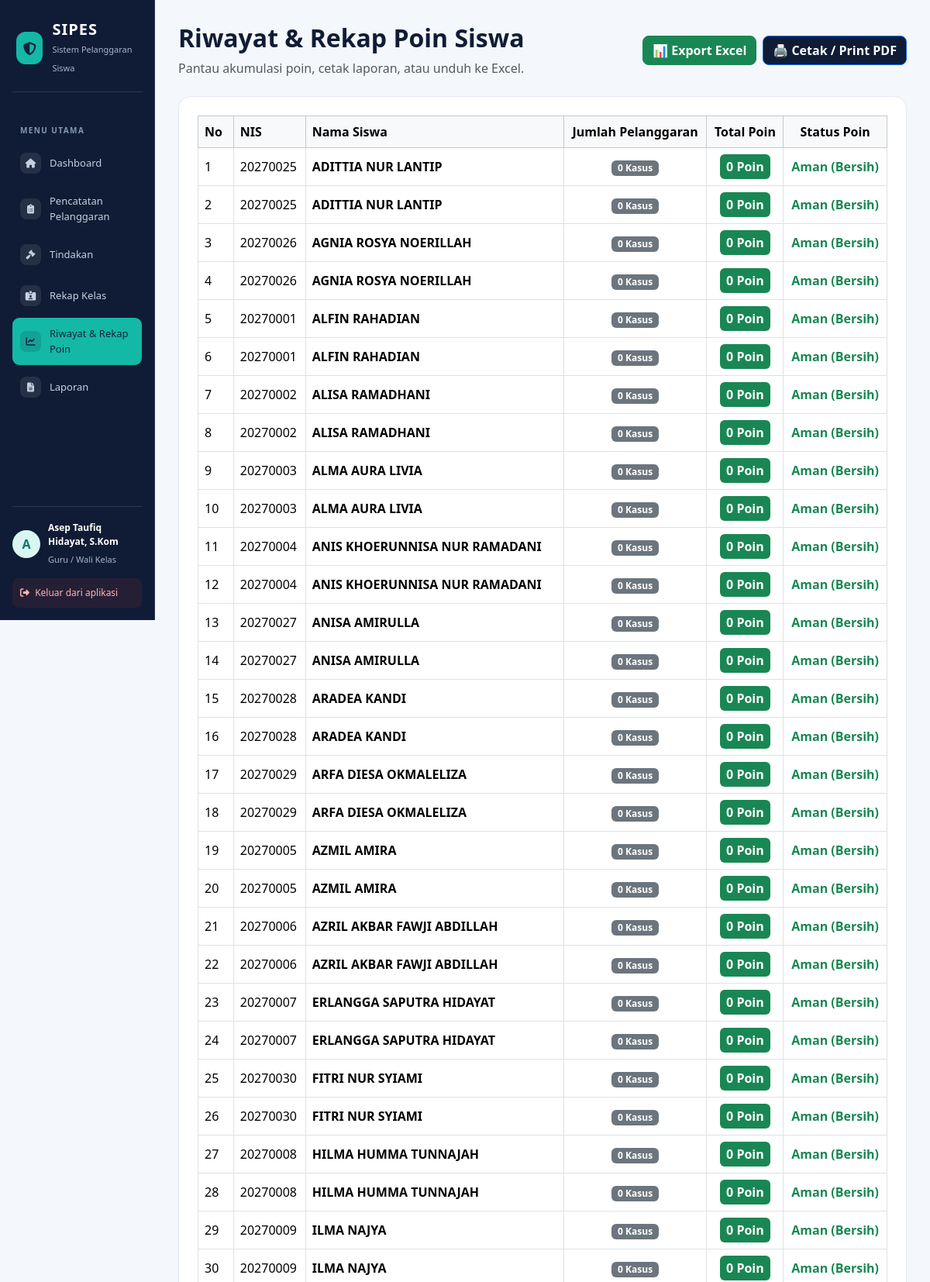
Screenshot of /rekap_poin.php (signed in, upper part) with the database file from the repository.
### tables this page shows
CREATE TABLE `t_siswa` (
  `id` int(11) NOT NULL,
  `nis` varchar(30) DEFAULT NULL,
  `nisn` varchar(20) NOT NULL,
  `nama` varchar(150) DEFAULT NULL,
  `jenis_kelamin` char(1) NOT NULL,
  `tanggal_lahir` date NOT NULL,
  `alamat` text NOT NULL,
  `status_aktif` tinyint(1) NOT NULL,
  `created_at` timestamp NOT NULL DEFAULT current_timestamp(),
  `updated_at` timestamp NOT NULL DEFAULT current_timestamp()
);

### rekap_poin.php (the view, shortened to what this page needs)
<?php
include 'config/koneksi.php';
    ?>
    <?php
$query = mysqli_query($koneksi, "
    SELECT
        s.id,
        s.nis,
        s.nama AS nama_siswa,
        COALESCE(SUM(ps.poin), 0) AS total_poin,
        COUNT(ps.id) AS jumlah_pelanggaran
    FROM t_siswa s
    LEFT JOIN t_pelanggaran_siswa ps
        ON s.id = ps.siswa_id
        AND LOWER(TRIM(COALESCE(ps.status, ''))) = 'selesai'
    GROUP BY s.id, s.nis, s.nama
    ORDER BY total_poin DESC, s.nama ASC
");
?>
<!DOCTYPE html>
<html lang="id">
<head>
    <link rel="stylesheet" href="https://cdnjs.cloudflare.com/ajax/libs/font-awesome/6.5.1/css/all.min.css">
    <link href="https://cdn.jsdelivr.net/npm/bootstrap@5.3.3/dist/css/bootstrap.min.css" rel="stylesheet">
</head>
<body>
    <div class="no-print">
        <?php include 'includes/sidebar.php'; ?>
    </div>
    <main class="main-content">
        <div class="container-fluid p-0">
            <div class="d-flex justify-content-between align-items-center mb-4 no-print">
                <div>
                    <h2 class="fw-bold" style="color: var(--navy)">
                        Riwayat & Rekap Poin Siswa
                    </h2>
                    <p class="text-muted m-0">
                        Pantau akumulasi poin, cetak laporan, atau unduh ke Excel.
                    </p>
                </div>
                <div class="d-flex gap-2">
                    <a href="rekap_poin.php?export=excel" class="btn btn-success fw-bold rounded-3">
                        📊 Export Excel
                    </a>
                    <button
                        onclick="window.print()"
                        class="btn btn-primary fw-bold rounded-3"
                        style="background: var(--navy);"
                    >
                        🖨️ Cetak / Print PDF
                    </button>
                </div>
            </div>
            <div class="content-card">
                <div class="table-responsive">
                    <table class="table table-bordered align-middle">
                        <thead class="table-light">
                            <tr>
                                <th>No</th>
                                <th>NIS</th>
                                <th>Nama Siswa</th>
                                <th class="text-center">Jumlah Pelanggaran</th>
                                <th class="text-center">Total Poin</th>
                                <th class="text-center">Status Poin</th>
                            </tr>
                        </thead>
                        <tbody>
                            <?php if ($query && mysqli_num_rows($query) > 0): ?>
                                <?php $no = 1; while ($d = mysqli_fetch_assoc($query)): ?>
                                    <tr>
                                        <td><?= $no++; ?></td>
                                        <td>
                                            <?= htmlspecialchars($d['nis'] ?? '', ENT_QUOTES, 'UTF-8'); ?>
                                        </td>
                                        <td>
                                            <strong>
                                                <?= htmlspecialchars($d['nama_siswa'] ?? '', ENT_QUOTES, 'UTF-8'); ?>
                                            </strong>
                                        </td>
                                        <td class="text-center">
                                            <span class="badge bg-secondary">
                                                <?= $d['jumlah_pelanggaran']; ?> Kasus
                                            </span>
                                        </td>
                                        <td class="text-center">
                                            <span class="badge bg-<?= ($d['total_poin'] >= 50) ? 'danger' : (($d['total_poin'] >= 25) ? 'warning' : 'success'); ?> p-2 fs-6">
                                                <?= $d['total_poin']; ?> Poin
                                            </span>
                                        </td>
                                        <td class="text-center">
                                            <?php if ($d['total_poin'] == 0): ?>
                                                <span class="text-success fw-bold">
                                                    Aman (Bersih)
                                                </span>
                                            <?php elseif ($d['total_poin'] < 25): ?>
                                                <span class="text-primary fw-bold">
                                                    Normal
                                                </span>
                                            <?php elseif ($d['total_poin'] < 50): ?>
                                                <span class="text-warning fw-bold">
                                                    Peringatan
                                                </span>
                                            <?php else: ?>
                                                <span class="text-danger fw-bold">
                                                    Bahaya / Sanksi Berat
                                                </span>
                                            <?php endif; ?>
                                        </td>
                                    </tr>
                                <?php endwhile; ?>
                            <?php endif; ?>
                        </tbody>
                    </table>
                </div>
            </div>
        </div>
    </main>
</body>
</html>

### rekap_poin.php (style rules this page uses)
:root { --navy: #101c35; --teal: #14b8a6; --background: #f4f7fb; --border: #e5eaf1; }
body { background: var(--background); font-family: 'Segoe UI', Tahoma, Geneva, Verdana, sans-serif; }
.main-content { margin-left: 16.666667%; padding: 30px; }
.content-card { background: #fff; border: 1px solid var(--border); border-radius: 16px; padding: 24px; box-shadow: 0 2px 4px rgba(0, 0, 0, 0.02); }

### rows the page displays
t_siswa: nis "20270025", nama "ADITTIA NUR LANTIP", jumlah_pelanggaran "0", total_poin "0"
t_siswa: nis "20270025", nama "ADITTIA NUR LANTIP", jumlah_pelanggaran "0", total_poin "0"
t_siswa: nis "20270026", nama "AGNIA ROSYA NOERILLAH", jumlah_pelanggaran "0", total_poin "0"
t_siswa: nis "20270026", nama "AGNIA ROSYA NOERILLAH", jumlah_pelanggaran "0", total_poin "0"
t_siswa: nis "20270001", nama "ALFIN RAHADIAN", jumlah_pelanggaran "0", total_poin "0"
t_siswa: nis "20270001", nama "ALFIN RAHADIAN", jumlah_pelanggaran "0", total_poin "0"
t_siswa: nis "20270002", nama "ALISA RAMADHANI", jumlah_pelanggaran "0", total_poin "0"
t_siswa: nis "20270002", nama "ALISA RAMADHANI", jumlah_pelanggaran "0", total_poin "0"
t_siswa: nis "20270003", nama "ALMA AURA LIVIA", jumlah_pelanggaran "0", total_poin "0"
t_siswa: nis "20270003", nama "ALMA AURA LIVIA", jumlah_pelanggaran "0", total_poin "0"
t_siswa: nis "20270004", nama "ANIS KHOERUNNISA NUR RAMADANI", jumlah_pelanggaran "0", total_poin "0"
t_siswa: nis "20270004", nama "ANIS KHOERUNNISA NUR RAMADANI", jumlah_pelanggaran "0", total_poin "0"
t_siswa: nis "20270027", nama "ANISA AMIRULLA", jumlah_pelanggaran "0", total_poin "0"
t_siswa: nis "20270027", nama "ANISA AMIRULLA", jumlah_pelanggaran "0", total_poin "0"
t_siswa: nis "20270028", nama "ARADEA KANDI", jumlah_pelanggaran "0", total_poin "0"
t_siswa: nis "20270028", nama "ARADEA KANDI", jumlah_pelanggaran "0", total_poin "0"
t_siswa: nis "20270029", nama "ARFA DIESA OKMALELIZA", jumlah_pelanggaran "0", total_poin "0"
t_siswa: nis "20270029", nama "ARFA DIESA OKMALELIZA", jumlah_pelanggaran "0", total_poin "0"
t_siswa: nis "20270005", nama "AZMIL AMIRA", jumlah_pelanggaran "0", total_poin "0"
t_siswa: nis "20270005", nama "AZMIL AMIRA", jumlah_pelanggaran "0", total_poin "0"
t_siswa: nis "20270006", nama "AZRIL AKBAR FAWJI ABDILLAH", jumlah_pelanggaran "0", total_poin "0"
t_siswa: nis "20270006", nama "AZRIL AKBAR FAWJI ABDILLAH", jumlah_pelanggaran "0", total_poin "0"
t_siswa: nis "20270007", nama "ERLANGGA SAPUTRA HIDAYAT", jumlah_pelanggaran "0", total_poin "0"
t_siswa: nis "20270007", nama "ERLANGGA SAPUTRA HIDAYAT", jumlah_pelanggaran "0", total_poin "0"
t_siswa: nis "20270030", nama "FITRI NUR SYIAMI", jumlah_pelanggaran "0", total_poin "0"
t_siswa: nis "20270030", nama "FITRI NUR SYIAMI", jumlah_pelanggaran "0", total_poin "0"
t_siswa: nis "20270008", nama "HILMA HUMMA TUNNAJAH", jumlah_pelanggaran "0", total_poin "0"
t_siswa: nis "20270008", nama "HILMA HUMMA TUNNAJAH", jumlah_pelanggaran "0", total_poin "0"
t_siswa: nis "20270009", nama "ILMA NAJYA", jumlah_pelanggaran "0", total_poin "0"
t_siswa: nis "20270009", nama "ILMA NAJYA", jumlah_pelanggaran "0", total_poin "0"

### other values shown
substr($_SESSION['name'] ?? 'U', 0, 1) "A"
$_SESSION['name'] "Asep Taufiq Hidayat, S.Kom"
